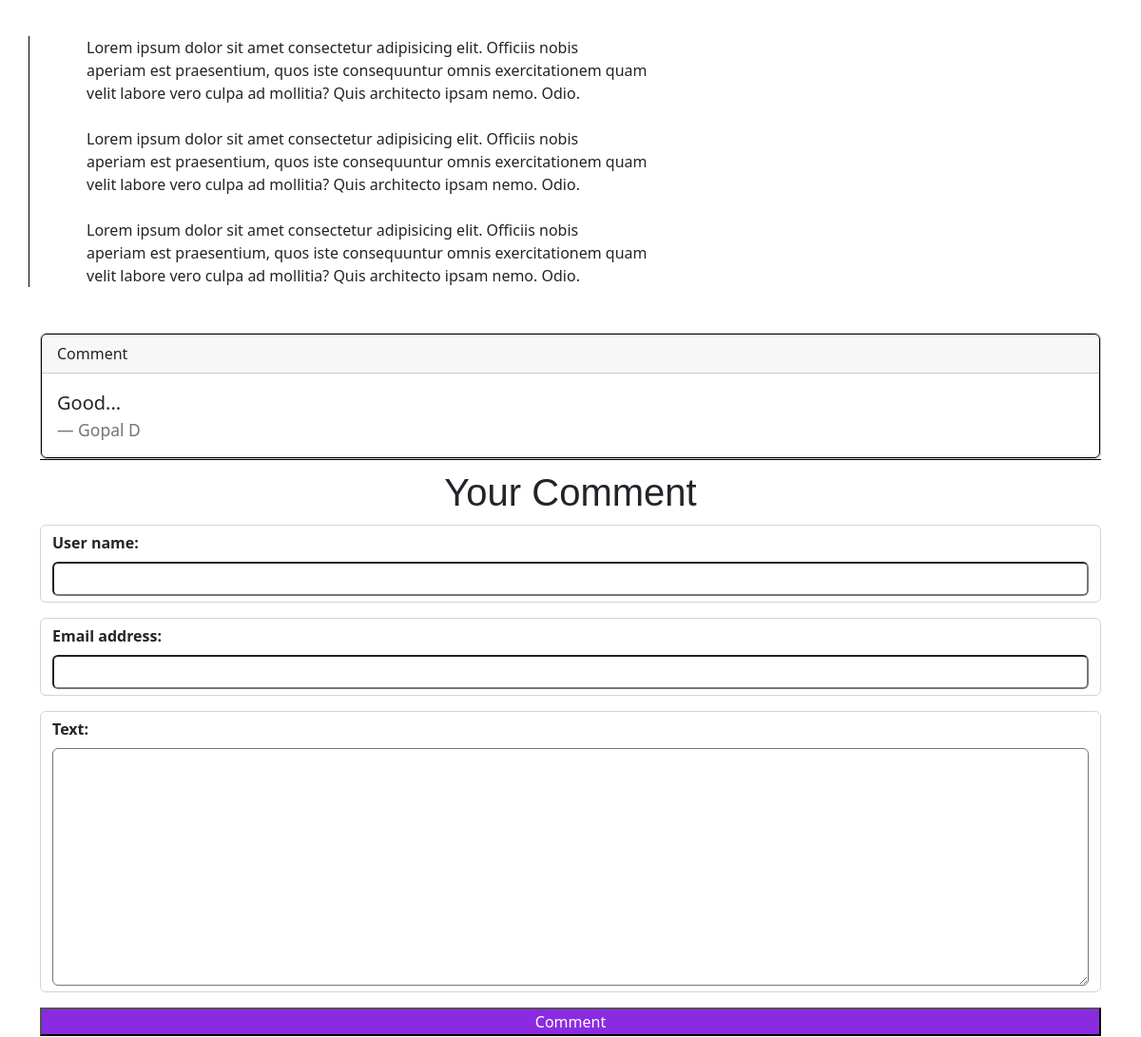
The app's page /posts/hike-in-the-mountains (middle part), older data.
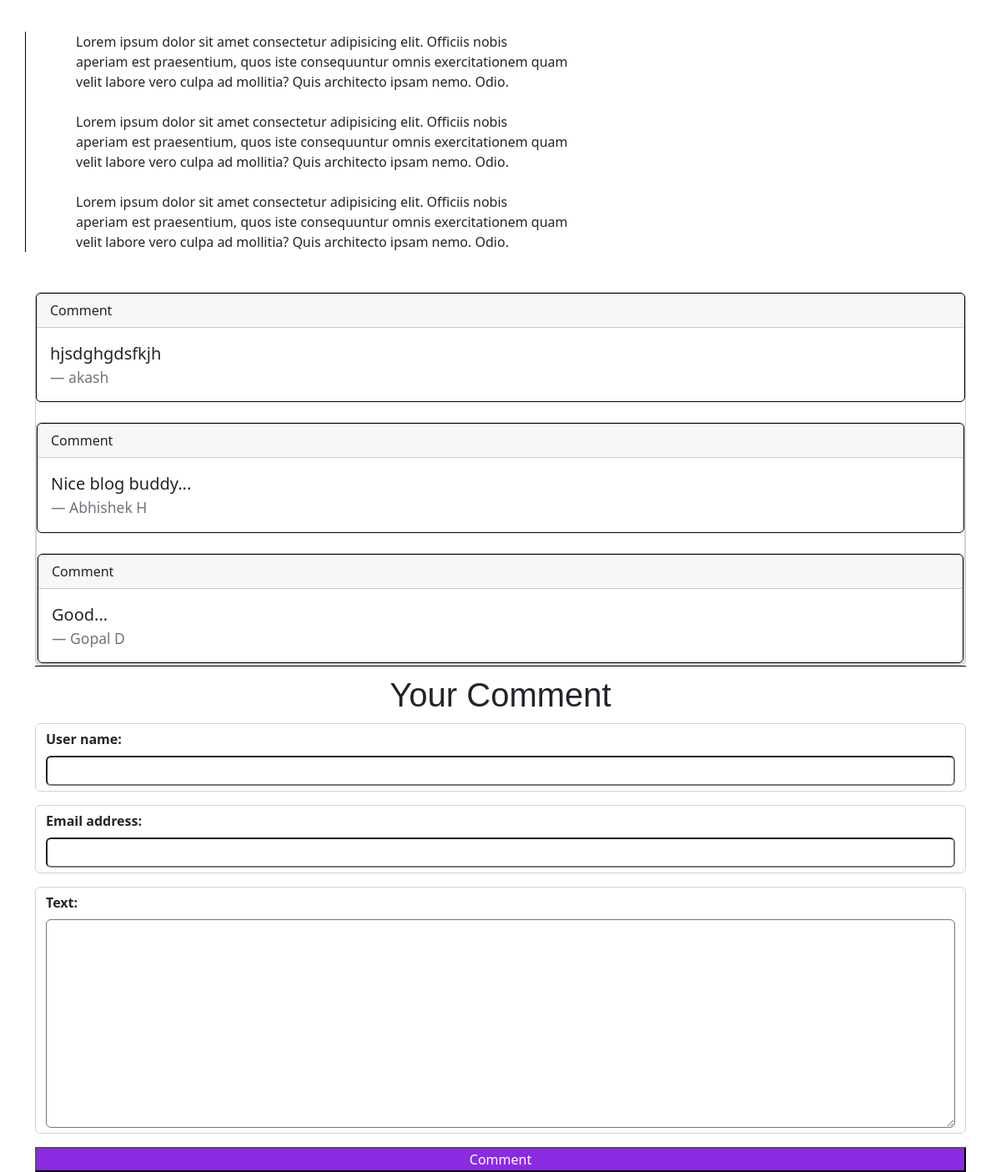
The same page, newer data.
### blog/models.py (models this page shows, shortened)
class Post(models.Model):
    title = models.CharField(max_length=150)
    excerpt = models.CharField(max_length=200)
    image = models.ImageField(upload_to="posts", null=True)
    date = models.DateField(auto_now=True)
    slug = models.SlugField(unique=True, db_index=True)
    content = models.TextField(validators=[MinLengthValidator(10)])
    author = models.ForeignKey(
        Authors, null=True, on_delete=models.SET_NULL, related_name="posts")
    tags = models.ManyToManyField(Tag)

class Comment(models.Model):
    user_name = models.CharField(max_length=120)
    email_address = models.EmailField()
    text = models.TextField(max_length=400)
    post = models.ForeignKey(
        Post, on_delete=models.CASCADE, related_name="comments")

### blog/views.py (the view, shortened to what this page needs)
# urls.py: path('posts/<slug:slug>', views.SinglePostView.as_view(), name="hole_post"),
class SinglePostView(DetailView):
    def is_stored_post(self, request, post_id):
        stored_posts = request.session.get("stored_posts")
        if stored_posts is not None:
            is_saved_for_later = post_id in stored_posts
        else:
            is_saved_for_later = False
        return is_saved_for_later
    def get(self, request, slug):
        post = Post.objects.get(slug=slug)
        context = {
            "post":post,
            "post_tags":post.tags.all(),
            "comment_form":CommentForm(),
            "comments": post.comments.all().order_by("-id"),
            "saved_for_later": self.is_stored_post(request, post.id)
        }
        return render(request, "blog/post-details.html", context)

### blog/forms.py
class CommentForm(forms.ModelForm):
    class Meta:
        model = Comment
        exclude = ["post"]
        label = {
            "user_name" : 'Your Name',
            "user_email": 'Your Email',
            "text": "Your Comment"
        }

### blog/models.py (called while the page is built)
    def __str__(self) -> str:
        return f"{self.first_name} {self.last_name}"

### blog/templates/blog/post-details.html (shortened to what this page needs)
{% extends 'skeleton.html' %}
{% load static %}
{% block content %}
<main class="container main-blog">
    <div class="m-5">
        {{post.content| linebreaksbr}}
    </div>
</main>
<article class="container">
    {% for cmt in comments %}
    <div class="card mt-4">
        <div class="card" style="border:1px solid black;">
            <div class="card-header">
              Comment
            </div>
            <div class="card-body">
              <blockquote class="blockquote mb-0">
                <p>{{cmt.text}}</p>
                <footer class="blockquote-footer">{{cmt.user_name}}</footer>
              </blockquote>
            </div>
          </div>
    {% endfor %}
</article>
<main class="container">
    <form class="form-cls" action="{% url 'hole_post' post.slug %}" method="POST">
       <h1>Your Comment</h1>
       {% for form_field in comment_form %}
        <div class="form-control {% if form_field_errors %} invalid {% endif %}">
            {{form_field.label_tag}}
            {{form_field}}
        </div>
       {% endfor %}
       <button>Comment</button>
    </form>
</main>
{% endblock %}

### templates/skeleton.html (shortened to what this page needs)
{% load static %}
<!DOCTYPE html>
<html lang="en">
<head>
    <link rel="stylesheet" href="{% static 'bootstrap.min.css' %}">
</head>
<body>
    {% block content %}
    {% endblock %}
</body>
</html>

### blog/templates/blog/post-details.html (style rules this page uses)
.main-blog { border-left: 1px solid black; }
.form-cls h1 { margin: 10px auto; text-align: center; font-family: 'Trebuchet MS', 'Lucida Sans Unicode', 'Lucida Grande', 'Lucida Sans', Arial, sans-serif; }
.form-cls { border-top: 1px solid black; }
.form-control { margin-bottom: 1rem; }
.form-control label { font-weight: bold; margin-bottom: 0.5rem; display: block; }
.form-control input, .form-control textarea { display: block; width: 100%; font: inherit; padding: 0.25rem; border-radius: 6px; }
.form-cls button { width: 100%; background-color: blueviolet; color: white; }

Row changes from the older to the newer data that the page shows:
added Comment: text "hjsdghgdsfkjh", user_name "akash"
added Comment: text "Nice blog buddy...", user_name "Abhishek H"
